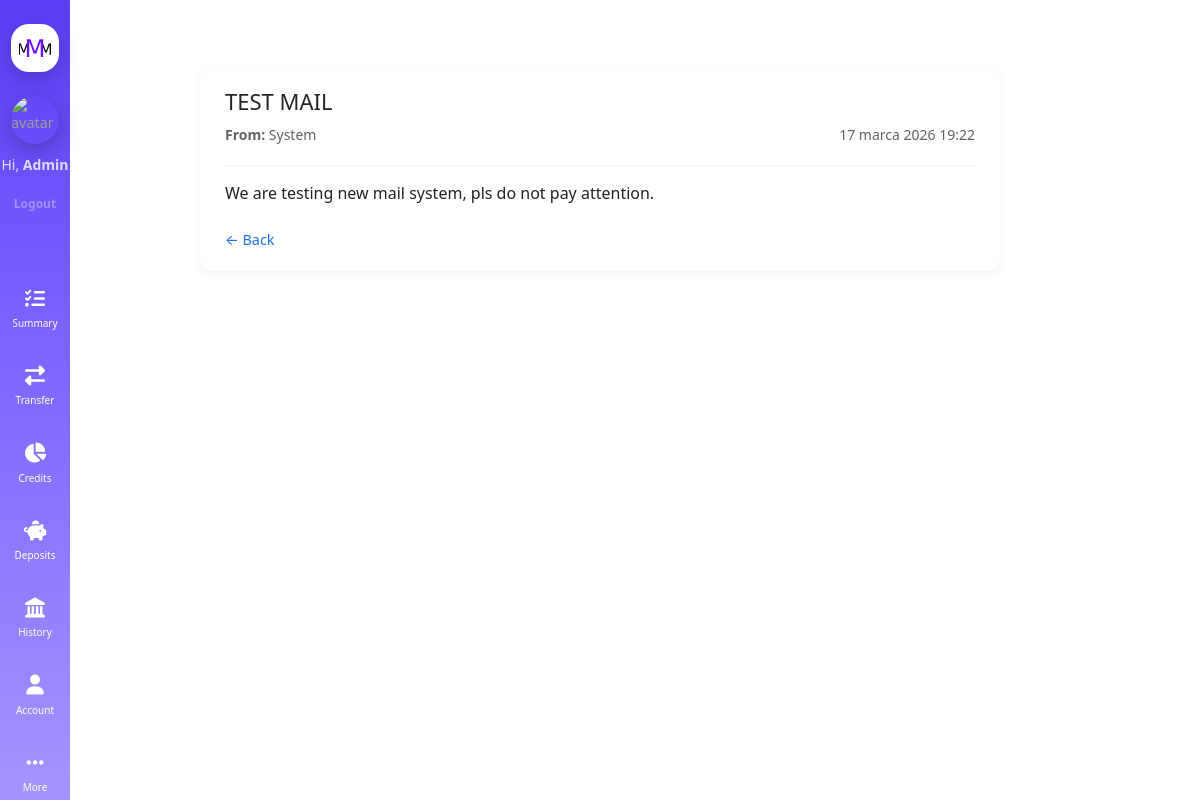
Screenshot of /inbox/1/ (signed in) with the database file from the repository.
### main/models.py (models this page shows, shortened)
class InboxMessage(models.Model):
    SYSTEM = "system"
    USER = "user"
    REQUEST = "request"
    GIFT = "gift"
    MESSAGE_TYPE = [
        (SYSTEM, "System"),
        (USER, "User"),
        (REQUEST, "Request"),
        (GIFT, "Gift"),
    ]
    receiver = models.ForeignKey(User, on_delete=models.CASCADE, related_name="messages")
    sender = models.ForeignKey(User, on_delete=models.SET_NULL, null=True, blank=True)
    title = models.CharField(max_length=255)
    content = models.TextField()
    type = models.CharField(max_length=10, choices=MESSAGE_TYPE, default=SYSTEM)
    amount = models.DecimalField(max_digits=12, decimal_places=2, null=True, blank=True)
    is_paid = models.BooleanField(default=False)
    is_read = models.BooleanField(default=False)
    created_at = models.DateTimeField(auto_now_add=True)

### main/views.py (the view)
# urls.py: path('inbox/<int:message_id>/', views.message_detail, name='message_detail'),
@login_required
def message_detail(request, message_id):
    msg = get_object_or_404(InboxMessage, id=message_id, receiver=request.user)
    if not msg.is_read:
        msg.is_read = True
        msg.save()
    return render(request, 'main/mail/mail.html', {'msg': msg})

### main/templatetags/sidebar_links.py (called while the page is built)
@register.simple_tag
def get_links():
    return [{
        'name': 'Summary',
        'href': '/',
        'icon': 'fa-regular fa-list-check',
    },{
        'name': 'Transfer',
        'href': '/contacts/',
        'icon': 'fa-regular fa-right-left',
    }, {
        'name': 'Credits',
        'href': '/credits/',
        'icon': 'fa-solid fa-chart-pie',
    }, {
        'name': 'Deposits',
        'href': '/deposits/',
        'icon': 'fa-solid fa-piggy-bank',
    },{
        'name': 'History',
        'href': '/history',
        'icon': 'fa-regular fa-landmark',
    },{
        'name': 'Account',
        'href': '/profile',
        'icon': 'fa-solid fa-user',
    },{
        'name': 'More',
        'href': '/more/',
        'icon': 'fa-ellipsis',
    }]

### main/templates/main/mail/mail.html (shortened to what this page needs)
{% extends 'main/mail/mail_layout.html' %}
{% block content %}
<div class="mail-container">
  <div class="mail-header">
    <h2>{{ msg.title }}</h2>
    <div class="mail-meta">
      {% if msg.sender %}
      <span><b>From:</b> {{ msg.sender.username }}</span>
      {% else %}
      <span><b>From:</b> System</span>
      {% endif %}
      <span class="mail-date">{{ msg.created_at }}</span>
    </div>
  </div>
  <div class="mail-body">
    <p>{{ msg.content }}</p>
  </div>
  <div class="mail-actions">
    <a href="/inbox/" class="btn-back">← Back</a>
  </div>
</div>
{% endblock %}

### main/templates/main/layout/sidebar.html (shortened to what this page needs)
{% load static %}
{% load sidebar_links %}
{% get_links as links %}
{% if request.user.is_authenticated %}
<div class="sidebar">
    <div class="sidebar-logo">
        <img src="{% static 'main/img/MMM-Logo.png' %}" alt="MMM Bank Logo">
    </div>
    <div class="sidebar-user">
        <a href="/profile" class="user-avatar">
            <img src="https://github.com/Fev1L.png" alt="avatar">
        </a>
        <div class="user-greeting">
            Hi, <strong>{{ request.user.username }}</strong>
        </div>
        <form method="POST" action="/logout">
            <button class="logout-btn" type="submit">Logout</button>
        </form>
    </div>
    <div class="sidebar-links">
        {% for link in links %}
        <a href="{{ link.href }}"
           class="sidebar-item {% if request.path == link.href %}active{% endif %}">
            <i class="fa-solid {{ link.icon }}"></i>
            <span>{{ link.name }}</span>
        </a>
        {% endfor %}
    </div>
</div>
{% endif %}

### main/static/main/css/main.css (style rules this page uses)
body { background-color: white; overflow: hidden; }
a { text-decoration: none; color: #9c9c9c; animation: fadeIn 1s; font-size: 0.9rem; }
.mail-container { max-width: 800px; margin: 20px auto; background: #fff; border-radius: 12px; padding: 20px 25px; box-shadow: 0 2px 10px rgba(0,0,0,0.05); }
.mail-header h2 { margin-bottom: 10px; font-size: 22px; }
.mail-meta { display: flex; justify-content: space-between; color: #5f6368; font-size: 14px; margin-bottom: 20px; }
.mail-body { font-size: 16px; color: #202124; line-height: 1.6; border-top: 1px solid #eee; padding-top: 15px; }
.mail-actions { margin-top: 20px; }
.btn-back { text-decoration: none; color: #1a73e8; }
.sidebar { position: fixed; top: 0; left: 0; width: clamp(70px, 5vw, 110px); height: 100vh; display: flex; flex-direction: column; align-items: center; justify-content: flex-start; gap: clamp(18px, 2vw, 26px); padding-top: clamp(24px, 2vw, 40px); background: linear-gradient( 180deg, #5b3df5 0%, #7b61ff 40%, #a594ff 100% ); }
.sidebar-item { display: flex; flex-direction: column; align-items: center; gap: clamp(4px, 0.6vw, 8px); text-decoration: none; color: #ffffff; padding: clamp(8px, 0.8vw, 14px); border-radius: 1rem; transition: all 0.25s ease; }
.sidebar-item i { font-size: clamp(20px, 1.6vw, 30px); }
.sidebar-item span { font-size: clamp(10px, 0.7vw, 14px); }
.sidebar-logo { width: clamp(48px, 4vw, 64px); height: clamp(48px, 4vw, 64px); display: flex; align-items: center; justify-content: center; background: white; border-radius: 18px; padding: 8px; box-shadow: 0 6px 20px rgba(0,0,0,0.2); transition: all 0.25s ease; }
.sidebar-logo img { width: 100%; height: 100%; object-fit: contain; }
.sidebar-user { display: flex; flex-direction: column; align-items: center; gap: 10px; padding-bottom: 25px; margin-bottom: 10%; }
.user-avatar { width: clamp(48px, 4vw, 60px); height: clamp(48px, 4vw, 60px); border-radius: 50%; overflow: hidden; display: block; box-shadow: 0 6px 20px rgba(0,0,0,0.25); transition: all .25s ease; }
.user-avatar img { width: 100%; height: 100%; object-fit: cover; }
.user-greeting { font-size: 14px; color: rgba(255,255,255,0.8); text-align: center; }
.logout-btn { background: none; border: none; font-size: 12px; color: rgba(255,255,255,0.35); cursor: pointer; transition: color .2s; }
.sidebar-links { display: flex; flex-direction: column; gap: 1rem; }
button { padding:10px 18px; border:none; border-radius:10px; cursor:pointer; background:#5b4cff; color:white; font-weight:600; }

### rows the page displays
InboxMessage: title "TEST MAIL", created_at "17 marca 2026 19:22", content "We are testing new mail system, pls do not pay attention."

### other values shown
{{ request.user.username }} "Admin"
{{ link.name }} "Summary" "Transfer" "Credits" "Deposits" "History" "Account" "More"
